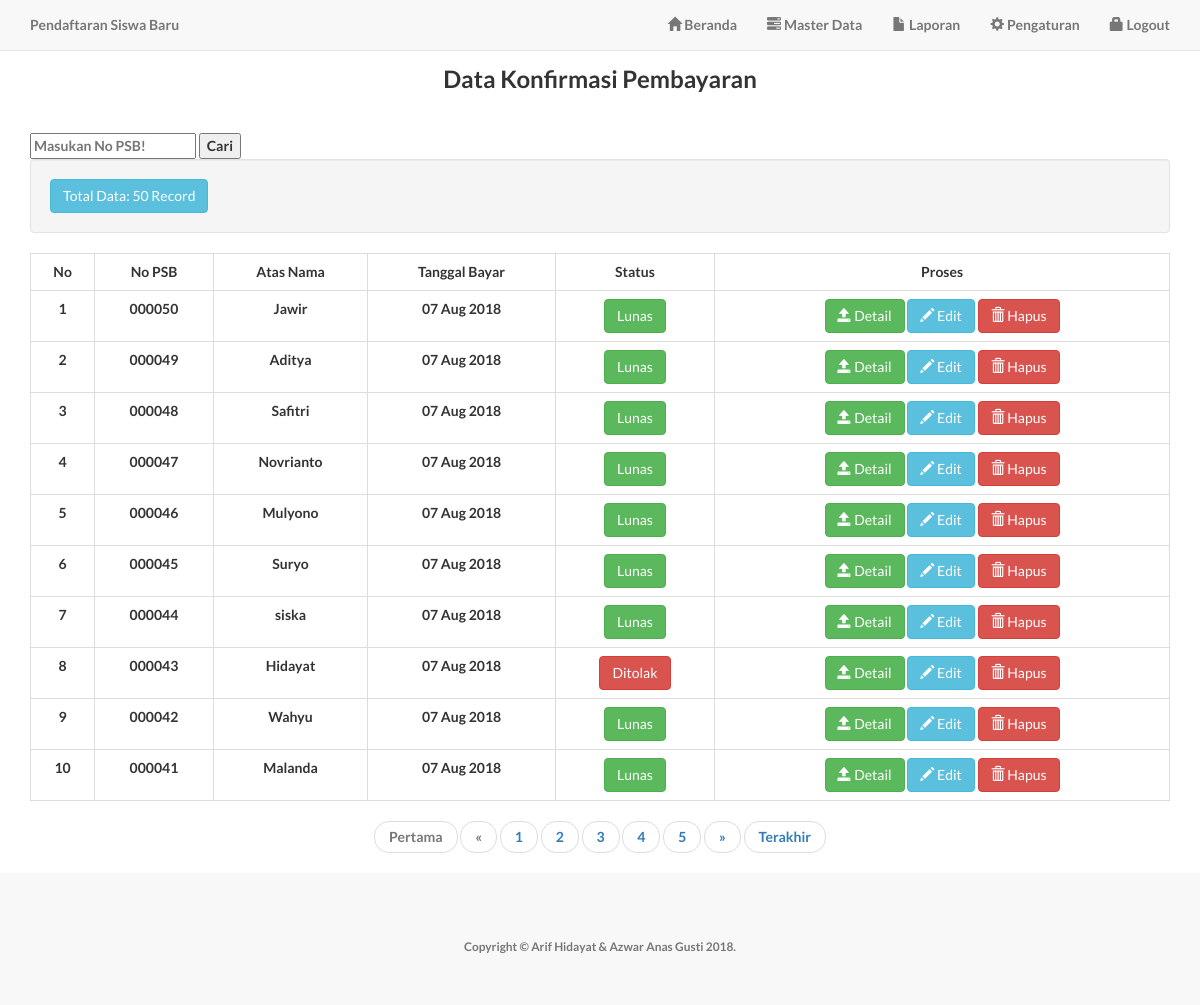
Screenshot of /admin/datapembayaran.php (signed in) with the database file from the repository.
### tables this page shows
CREATE TABLE `pembayaran` (
  `idpembayaran` int(11) NOT NULL,
  `no_psb` varchar(10) DEFAULT NULL,
  `atas_nama` varchar(30) DEFAULT NULL,
  `tgl_bayar` date DEFAULT NULL,
  `nominal` varchar(20) DEFAULT NULL,
  `bukti_pembayaran` varchar(200) DEFAULT NULL,
  `status` int(1) DEFAULT NULL,
  `idadmin` int(11) DEFAULT NULL
);

### admin/datapembayaran.php (the view, shortened to what this page needs)
<?php include "header.php"; ?>
       <div class="container">
<center><h3>&nbsp;</h3>
  <h3><b>Data Konfirmasi Pembayaran</b></h3>
</center>
<p>&nbsp;  </p>
<form action="searchpembayaran.php" method="get">
  <input type="text" name="cari" maxlength="6" minlength="1" placeholder="Masukan No PSB!" required>
  <input type="submit" value="Cari">
</form>
<?php
$halaman = 10;
$page = isset($_GET["halaman"]) ? (int)$_GET["halaman"] : 1;
$mulai = ($page>1) ? ($page * $halaman) - $halaman : 0;
$tampil= mysql_query("SELECT * FROM pembayaran order By no_psb DESC");
$jumlah=mysql_num_rows($tampil);
$pages = ceil($jumlah/$halaman);
$qry=mysql_query("SELECT * FROM pembayaran order By no_psb DESC LIMIT $mulai, $halaman") or die ("gagal".mysql_error());
$no =$mulai+1;
?>
      <div class="row-fluid">
    <div class="span12">
    <div class="well">
    <a class="btn btn-info" <i class="icon-list icon-white"></i> Total Data: <?php echo $jumlah; ?> Record</a>
    </div>
    </div>
    </div>
  <table class="table table-bordered">
  <tr align="center">
  <td><b>No</b></td>
  <td><b>No PSB</b></td>
  <td><b>Atas Nama</b></td>
  <td><b>Tanggal Bayar</b></td>
  <td><b>Status</td>
  <td colspan="3"><b>Proses</b></td>
  </tr>
   <?php
    while ($row=mysql_fetch_array($qry))
  {
    $a=$row['no_psb'];
    $b=$row['atas_nama'];
    $c=$row['status']
  ?>
  <tr>
    <td align="center"><?php echo $no++;?></td>
    <td align="center"><?php echo $a;?></td>
    <td align="center"><?php echo $b;?></td>
    <td align="center"><?php echo date('d M Y', strtotime($row['tgl_bayar'])); ?></td>
    <?php
    if ($c==0) {echo "<td align='center'><a href='#' class='btn btn-warning'>Dalam Proses</a></td>";}
     	elseif ($c==1){echo "<td align='center'><a href='#' class='btn btn-success'>Lunas</a></td>";}
     	else {
     		echo "<td align='center'><a href='#' class='btn btn-danger'>Ditolak</a></td>";
    }?>
    <td align="center">
    <button class="btn btn-success" onclick="window.open('detailpembayaran.php?no_psb=<?php echo $a; ?>','popupwindow','scrollbars=yes, width=750,height=600');"><i class="glyphicon glyphicon-open"></i> Detail</button>
    <a href="editpembayaran.php?no_psb=<?=$a;?>" class="btn btn-small btn-info"><i class="glyphicon glyphicon-pencil"></i> Edit</a>
    <a href="hapuspembayaran.php?no_psb=<?=$a;?>" onclick="return confirm('Anda Yakin Ingin Mengapus Item Ini?');" class="btn btn-small btn-danger"><i class="glyphicon glyphicon-trash"></i> Hapus</a>
    </td>
    </tr>
 <?php } ?>
    </table>
    <nav aria-label="Page navigation example">
  <ul class="pager">
<?php
if($page == 1){ ?>
<li class="page-item disabled"><a class="page-link" href="#">Pertama</a></li>
<li class="page-item disabled"><a class="page-link" href="#">&laquo;</a></li>
<?php
}else{
  $link_prev = ($page > 1)? $page - 1 : 2;
  ?>
<li class="page-item"><a class="page-link" href="datapembayaran.php?halaman=1">Pertama</a></li>
<li class="page-item"><a class="page-link" href="datapembayaran.php?halaman=<?php echo $link_prev; ?>"> &laquo;</a></li>
<?php } ?>
<?php for ($i=1; $i<=$pages ; $i++){ ?>
  <li class="page-item"><a class="page-link" href="?halaman=<?php echo $i; ?>"> <?php echo $i; ?></a></li>
  <?php } ?>
          <?php
          if($page == $pages){ ?>
          <li class="page-item disabled"><a class="page-link" href="#">&raquo;</a></li>
          <li class="page-item disabled"><a class="page-link" href="#">Terakhir</a></li>
          <?php        }else{
            $link_next = ($page < $pages)? $page + 1 : $pages; ?>
            <li class="page-item"><a class="page-link" href="datapembayaran.php?halaman=<?php echo $link_next; ?>">&raquo;</a></li>
            <li class="page-item"><a class="page-link" href="datapembayaran.php?halaman=<?php echo $pages; ?>">Terakhir</a></li>
            <?php } ?>
</div>
        <?php include "footer.php"; ?>

### assets/css/landing-page.css (style rules this page uses)
body, html { width: 100%; height: 100%; }
body, h1, h2, h3, h4, h5, h6 { font-family: "Lato","Helvetica Neue",Helvetica,Arial,sans-serif; font-weight: 700; }

### rows the page displays
pembayaran: no_psb "000050", atas_nama "Jawir", tgl_bayar "07 Aug 2018", status "Lunas"
pembayaran: no_psb "000049", atas_nama "Aditya", tgl_bayar "07 Aug 2018", status "Lunas"
pembayaran: no_psb "000048", atas_nama "Safitri", tgl_bayar "07 Aug 2018", status "Lunas"
pembayaran: no_psb "000047", atas_nama "Novrianto", tgl_bayar "07 Aug 2018", status "Lunas"
pembayaran: no_psb "000046", atas_nama "Mulyono", tgl_bayar "07 Aug 2018", status "Lunas"
pembayaran: no_psb "000045", atas_nama "Suryo", tgl_bayar "07 Aug 2018", status "Lunas"
pembayaran: no_psb "000044", atas_nama "siska", tgl_bayar "07 Aug 2018", status "Lunas"
pembayaran: no_psb "000043", atas_nama "Hidayat", tgl_bayar "07 Aug 2018", status "Ditolak"
pembayaran: no_psb "000042", atas_nama "Wahyu", tgl_bayar "07 Aug 2018", status "Lunas"
pembayaran: no_psb "000041", atas_nama "Malanda", tgl_bayar "07 Aug 2018", status "Lunas"

### other values shown
$jumlah "50"
